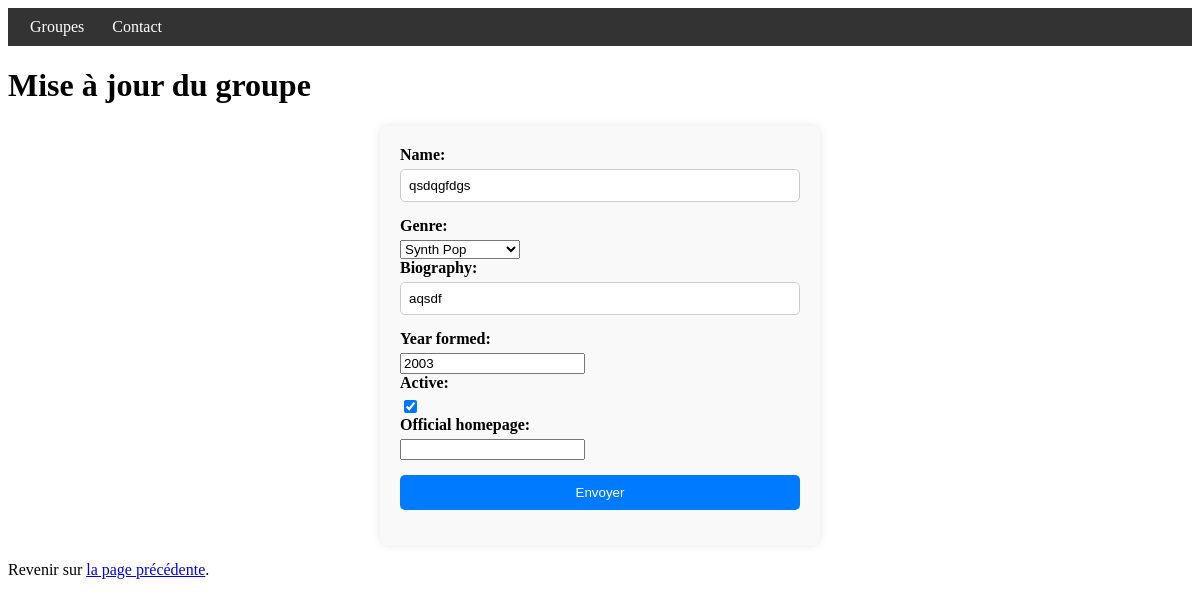
The page /bands/2/update/ on the database its author committed.
### listings/models.py (models this page shows)
class Band(models.Model):
    name = models.fields.CharField(max_length=100)  # Champ qui stocke des données de type caractère/texte/chaîne
    class Genre(models.TextChoices): # On définit une nouvelle classe à l'intérieur de la classe précédente
        HIP_HOP = 'HH'
        SYNTH_POP = 'SP'
        ALTERNATIVE_ROCK = 'AR'
    genre = models.fields.CharField(choices=Genre.choices, max_length=5)
    biography = models.fields.CharField(max_length=1000, default='')
    year_formed = models.fields.IntegerField(
    validators=[MinValueValidator(1900), MaxValueValidator(2024)]
    )
    active = models.fields.BooleanField(default=True)
    official_homepage = models.fields.URLField(null=True, blank=True)

### listings/views.py (the view)
# urls.py: path('bands/<int:band_id>/update/', views.band_change, name="band_change"),
def band_change(request, band_id):
            band = Band.objects.get(id=band_id)
            form = BandForm(instance=band)  # on pré-remplir le formulaire avec un groupe existant
            return render(request,
                'listings/band_change.html',
                {'form': form,
                 'id': band_id})

### listings/forms.py
class BandForm(forms.ModelForm):
    class Meta:
        model = Band
        fields = '__all__'

### listings/templates/listings/band_change.html (shortened to what this page needs)
{% extends 'listings/base.html' %}
{% block content %}
<h1>Mise à jour du groupe {{ band.name }}</h1>
<form action="" method="post">
  {{ form }}
  <input type="submit" value="Envoyer">
</form>
<p>Revenir sur <a href="{% url 'band_detail' id %}">la page précédente</a>.</p>
{% endblock %}

### listings/static/listings/styles.css (style rules this page uses)
form { max-width: 400px; margin: 0 auto; padding: 20px; background-color: #f9f9f9; border-radius: 8px; box-shadow: 0 0 10px rgba(0, 0, 0, 0.1); }
form label { font-weight: bold; display: block; margin-bottom: 5px; }
form input[type="text"], form input[type="email"], form textarea { width: 100%; padding: 8px; margin-bottom: 15px; border: 1px solid #ccc; border-radius: 5px; }
form input[type="submit"] { width: 100%; margin: 15px 0; padding: 10px; background-color: #007bff; color: #fff; border: none; border-radius: 5px; cursor: pointer; transition: background-color 0.3s; }

### rows shown on the page
Band: name "qsdqgfdgs", genre "Synth Pop", biography "aqsdf", year_formed "2003", active "☑"
